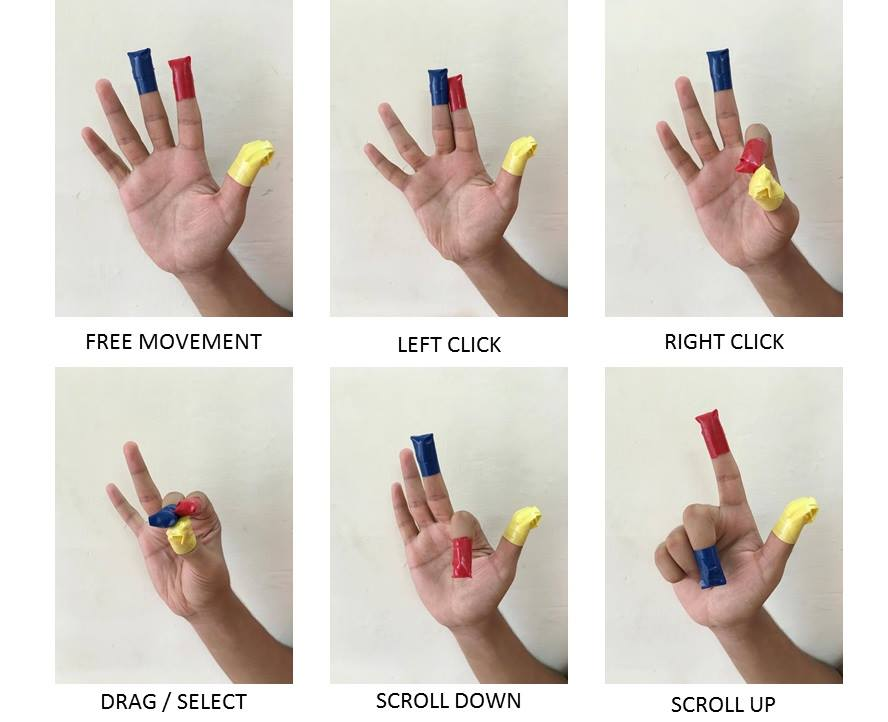
#> input picture handmovements.jpg, 888 x 722 px, given in place of the camera
$ python v1_mouseGes.py   (older library calls are emulated)
#> lines starting #> are read from the running program, lines starting #| are printed output that depends on the picture; after the words box and inside, x2 and y2 are one past the last pixel; in counts of white or black regions, pixels touching at a corner belong together
### functions.py
#update on : 14.04.2019
#coder : Rajdip Mondal
#email: rajdipmondal34@gmail.com
import cv2
import numpy as np
import pyautogui
import time, os


kernel = np.ones((7,7),np.uint8)
cursor = [960,540]

def nothing(x):
	pass

# Distance between two centroids
def distance( c1, c2):
	distance = pow( pow(c1[0]-c2[0],2) + pow(c1[1]-c2[1],2) , 0.5)
	return distance

def calibration(colourName, Range, cap):

#> called with colourName = 'Yellow', Range = array of shape (2, 3)
	name = 'Calibrate' + colourName
	cv2.namedWindow(name)

	cv2.createTrackbar('Hue',name,Range[0][0]+20,230, nothing)
	cv2.createTrackbar('Sat',name,Range[0][1],255, nothing)
	cv2.createTrackbar('Val',name,Range[0][2],255, nothing)

	while True:
		k = cv2.waitKey(5) & 0xFF
#> (key Esc is pressed here)
		if k == ord('d'):
			cv2.destroyWindow(name)
			return Range

		_, revframe = cap.read()
#> revframe is the input picture: shape (722, 888, 3); mean B, G, R 200.9, 208.5, 215.9
		frame = cv2.flip(revframe, 1)
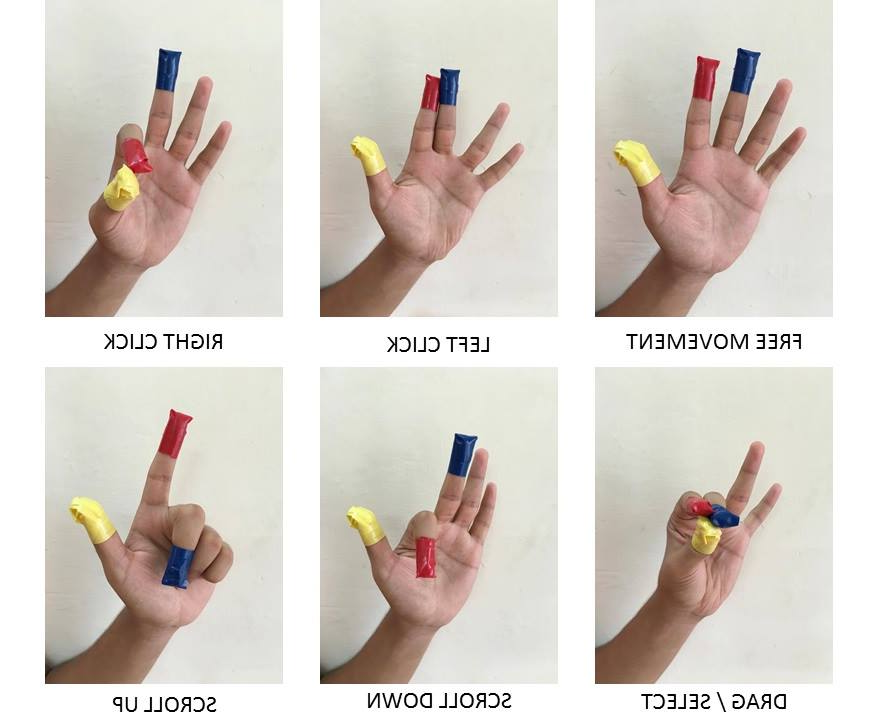
#> frame: shape (722, 888, 3); mean B, G, R 200.9, 208.5, 215.9

		hsv = cv2.cvtColor(frame, cv2.COLOR_BGR2HSV)
#> hsv: shape (722, 888, 3); mean H, S, V 21.1, 24.8, 216.8

		hue = cv2.getTrackbarPos('Hue',name)
		sat = cv2.getTrackbarPos('Sat',name)
		val = cv2.getTrackbarPos('Val', name)

		lower = np.array([hue-20, sat, val])
		upper = np.array([hue+20, 255, 255])

		'''The cv2.inRange  function expects three arguments: the first is the image
		 were we are going to perform color detection, the second is the lower  limit
		 of the color you want to detect, and the third argument is the upper  limit
		 of the color you want to detect.'''

		mask = cv2.inRange(hsv, lower, upper)
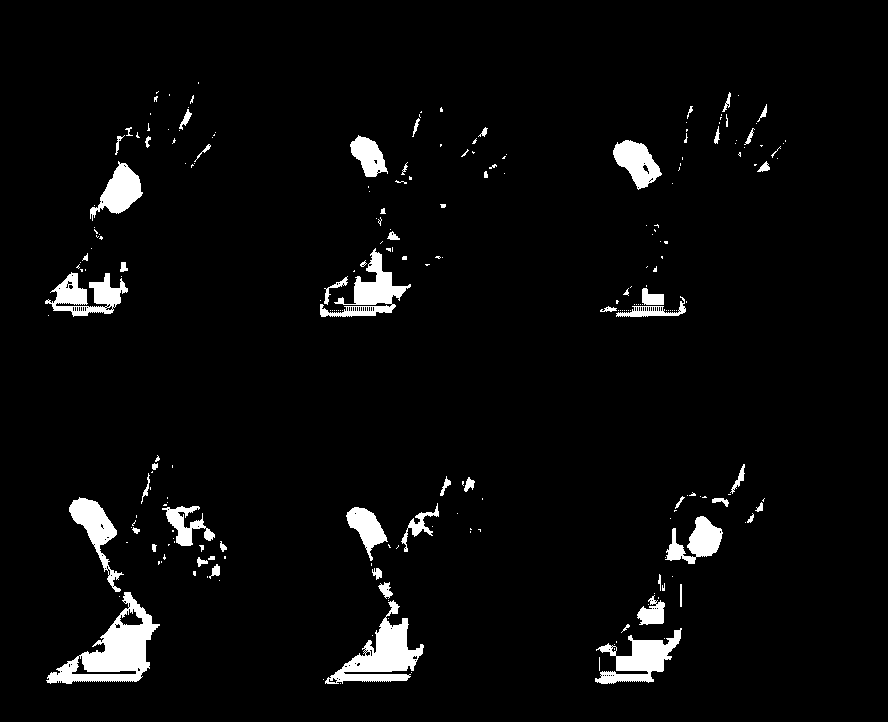
#> mask: shape (722, 888); 4.1% white; 239 white regions (177 under 20 px), largest, box (x1, y1, x2, y2) and area: (46, 592, 160, 684) 3967, (325, 600, 424, 684) 3058, (595, 628, 682, 684) 2122
		eroded = cv2.erode(mask, kernel, iterations=1)
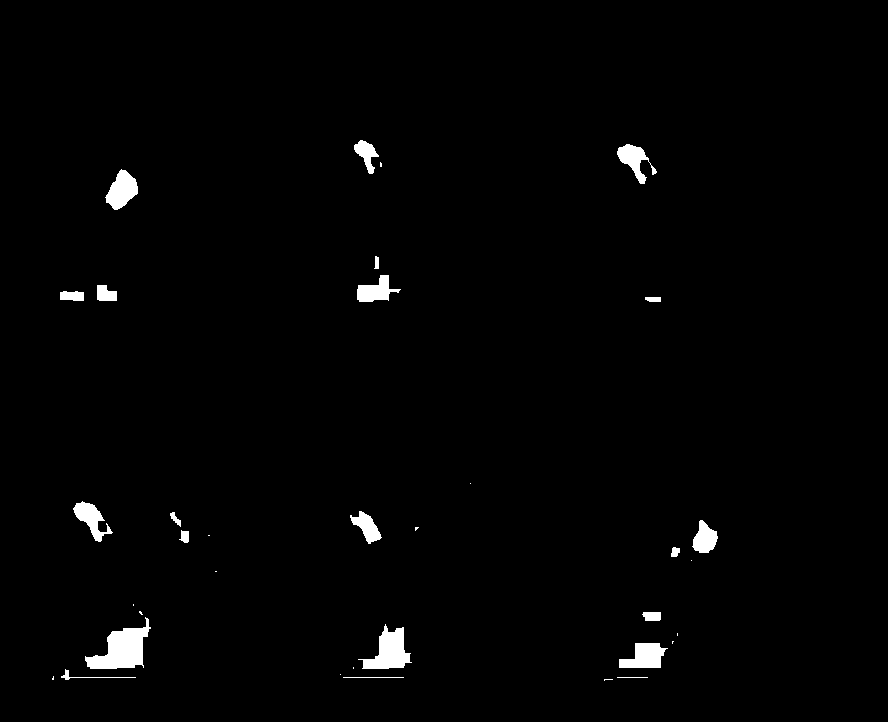
#> eroded: shape (722, 888); 1.4% white; 35 white regions (14 under 20 px), largest, box (x1, y1, x2, y2) and area: (85, 617, 151, 669) 1701, (358, 624, 412, 669) 1208, (619, 643, 668, 668) 822
		dilated = cv2.dilate(eroded, kernel, iterations=1)
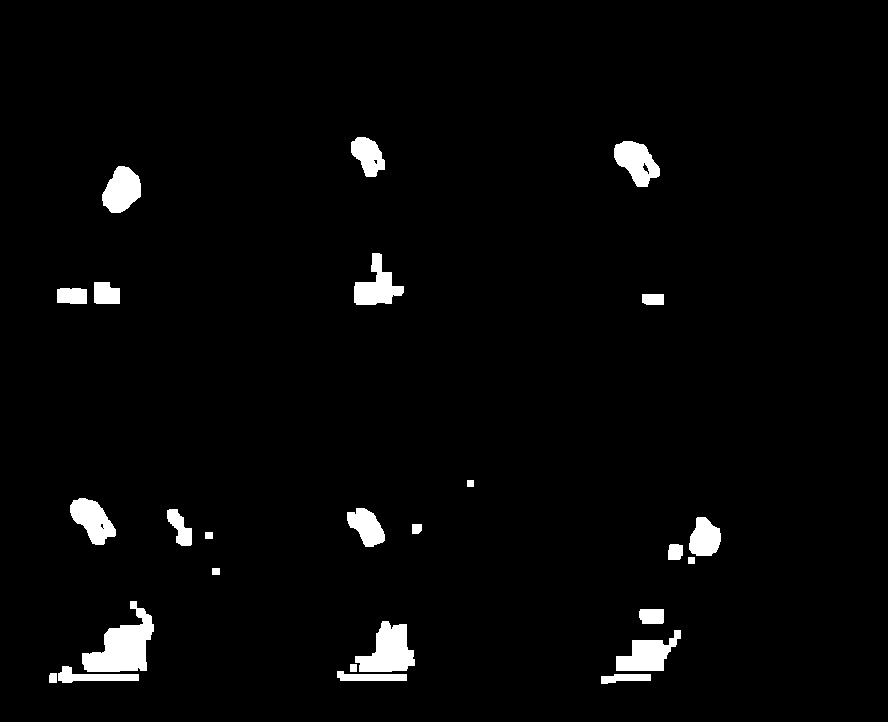
#> dilated: shape (722, 888); 2.8% white; 26 white regions, largest, box (x1, y1, x2, y2) and area: (82, 601, 154, 672) 2625, (355, 621, 415, 672) 1880, (616, 630, 681, 671) 1428

		cv2.imshow(name, dilated)
		if k == ord(' '):
			cv2.destroyWindow(name)
			return np.array([[hue-20, sat, val], [hue+10, 255, 255]])

# [28 lines left out: function createMask, not called in this run]

def swap(array, i):
	array[0],array[i] = array[i],array[0]

# [66 lines left out: function drawCentroid, not called in this run]

'''
This function calculates new cursor pos in such a way that mean deviation
for desired state is reduced. i.e, if difference is less than 5 px then it
is probably due to noise taken by webcam else it is delibrate movement.
'''
# [11 lines left out: function setCursor, not called in this run]

'''
Depending upon the relative pos of 3 centroids this fuction chooses
the desired mouse action. Refer pic of mouse actions for better understanding
'''
# [31 lines left out: function chooseAction, not called in this run]

### v1_mouseGes.py
#update on : 14.04.2019
#coder : Rajdip Mondal
import cv2
import numpy as np
from functions import *
import os

# Defining default ranges for colour values
blue = np.array([[85,69,36],[128,255,255]])#  108,78,20-->105,69,36
yellow = np.array([[11,70,80],[61,255,255]])# 41,70,80--> 31,70,80
red = np.array([[155, 82, 72],[185, 255, 255]])# 174,85,72--> 175,82,58

# Area ranges for contours of different colours to be detected
r_area = [100,1500]
b_area = [100,1500]
y_area = [100,1700]

# Prior initialization of all centers
b_cen, y_pos, r_cen = [240,320],[240,320],[240,320]
cursor = [960,540]

# Status variables
perform = False
showCentroid = False
showContour = False

# [138 lines left out: functions changeStatus, performAction, not called in this run]

# Begin
cap = cv2.VideoCapture(0)
print("=======================================================")
print("              In calibration mode.")
print(" Use trackbars to calibrate press space when done")
print("           Press D for default settings")
print("=======================================================")

# Calibration ranges so as to detect only 3 colours
# Calibration function present in functions.py
yellow = calibration('Yellow', yellow, cap)
#> yellow = [[11, 70, 80], [41, 255, 255]]
blue = calibration('Blue', blue, cap)
#> call 2 of calibration, with colourName = 'Blue', Range = array of shape (2, 3)
#> in calibration (call 2), `mask = cv2.inRange(hsv, lower, upper)`:
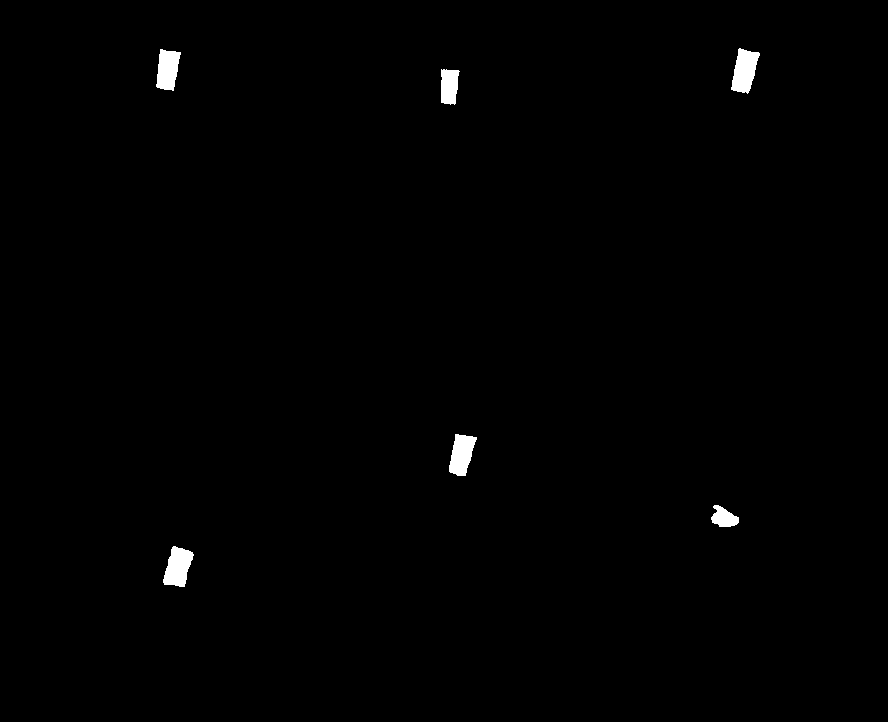
#> mask: shape (722, 888); 0.66% white; 6 white regions, box (x1, y1, x2, y2) and area: (731, 48, 760, 94) 858, (163, 546, 194, 587) 841, (449, 434, 477, 476) 787, (156, 49, 181, 91) 760, (441, 69, 460, 105) 561, (711, 505, 739, 527) 398
#> in calibration (call 2), `eroded = cv2.erode(mask, kernel, iterations=1)`:
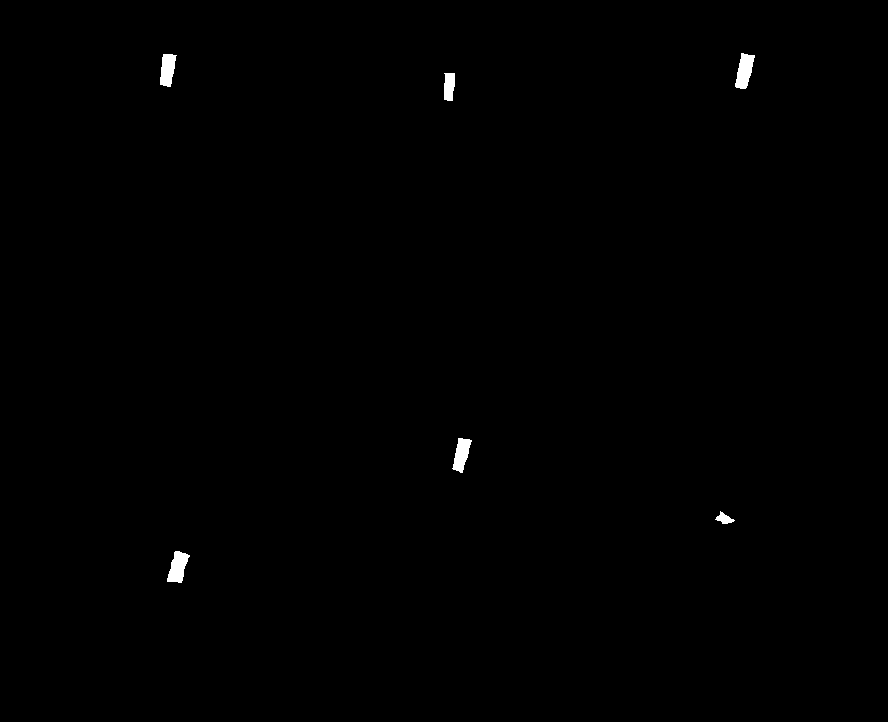
#> eroded: shape (722, 888); 0.33% white; 6 white regions, box (x1, y1, x2, y2) and area: (735, 53, 755, 89) 459, (167, 551, 190, 583) 454, (452, 438, 472, 473) 409, (160, 54, 177, 87) 407, (444, 73, 455, 101) 272, (715, 511, 735, 524) 128
#> in calibration (call 2), `dilated = cv2.dilate(eroded, kernel, iterations=1)`: dilated: shape (722, 888); 0.64% white; 6 white regions, box (x1, y1, x2, y2) and area: (732, 50, 758, 92) 831, (164, 548, 193, 586) 820, (449, 435, 475, 476) 775, (157, 51, 180, 90) 743, (441, 70, 458, 104) 548, (712, 508, 738, 527) 362
#> blue = [[85, 69, 36], [115, 255, 255]]
red = calibration('Red', red, cap)
print("Calibration Successfull!!")

cv2.namedWindow('Frame')

print("=========================================================")
print("     press P to turn ON and OFF mouse control")
print("     press C to display centroid of various colours")
print("     press R to recalibrate")
print("     press D to show contours")
print("     Press ESC to exit")
print("=========================================================")

while (1):
    key = cv2.waitKey(10) & 0xFF
    # Checking status based on key pressed
    changeStatus(key)

    '''Now we are going to capture video flip it as what we get
    from input is reversed frame then based on color ranges
    calibrated we are going to prepare mask for respective colors'''

    _, source = cap.read()
    frame = cv2.flip(source, 1)
    hsv = cv2.cvtColor(frame, cv2.COLOR_BGR2HSV)

    b_mask = createMask(hsv, blue)
    r_mask = createMask(hsv, red)
    y_mask = createMask(hsv, yellow)

    b_cen = drawCentroid( frame, b_area, b_mask, showCentroid, showContour)
    r_cen = drawCentroid( frame, r_area, r_mask, showCentroid, showContour)
    y_cen = drawCentroid( frame, y_area, y_mask, showCentroid, showContour)

    '''cv2.drawContours(frame, b_cen, -1, (0,255,0), 5)
    cv2.drawContours(frame, r_cen, -1, (0,255,0), 5)
    cv2.drawContours(frame, y_cen, -1, (0,255,0), 5)'''

    Yprev = y_pos

    if Yprev[0]!=-1 and y_cen[0]!=-1 and y_pos[0]!=-1:
        y_pos = setCursor(y_cen, Yprev)

    output = chooseAction(y_pos, r_cen, b_cen)
    if output[0]!=-1:
        performAction(y_pos, r_cen, b_cen, output[0], output[1], perform)

    cv2.imshow('Frame', frame)

    if key == 27:
        break
cv2.destroyAllWindows()
